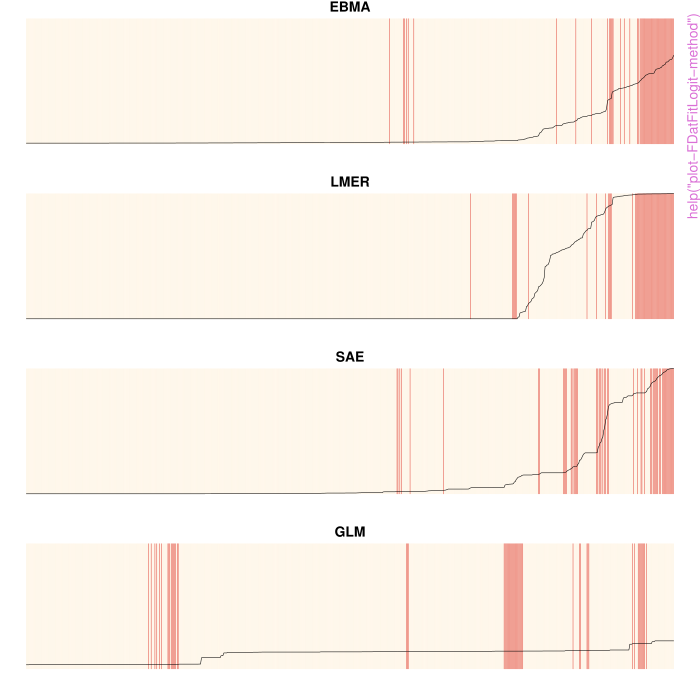

Write R code to recreate this figure.
pkgname <- "EBMAforecast"
source(file.path(R.home("share"), "R", "examples-header.R"))
options(warn = 1)
base::assign(".ExTimings", "EBMAforecast-Ex.timings", pos = 'CheckExEnv')
base::cat("name\tuser\tsystem\telapsed\n", file=base::get(".ExTimings", pos = 'CheckExEnv'))
base::assign(".format_ptime",
function(x) {
  if(!is.na(x[4L])) x[1L] <- x[1L] + x[4L]
  if(!is.na(x[5L])) x[2L] <- x[2L] + x[5L]
  options(OutDec = '.')
  format(x[1L:3L], digits = 7L)
},
pos = 'CheckExEnv')

### * </HEADER>
library('EBMAforecast')

base::assign(".oldSearch", base::search(), pos = 'CheckExEnv')
cleanEx()
nameEx("EBMAforecast")
### * EBMAforecast

flush(stderr()); flush(stdout())

base::assign(".ptime", proc.time(), pos = "CheckExEnv")
### Name: EBMAforecast
### Title: EBMAforecast
### Aliases: EBMAforecast EBMAforecast-package

### ** Examples

## Not run: 
##D demo(EBMAforecast)
##D demo(presForecast)
## End(Not run)



base::assign(".dptime", (proc.time() - get(".ptime", pos = "CheckExEnv")), pos = "CheckExEnv")
base::cat("EBMAforecast", base::get(".format_ptime", pos = 'CheckExEnv')(get(".dptime", pos = "CheckExEnv")), "\n", file=base::get(".ExTimings", pos = 'CheckExEnv'), append=TRUE, sep="\t")
cleanEx()
nameEx("ForecastData")
### * ForecastData

flush(stderr()); flush(stdout())

base::assign(".ptime", proc.time(), pos = "CheckExEnv")
### Name: ForecastData-class
### Title: An ensemble forecasting data object
### Aliases: ForecastData-class setModelNames<-
###   setModelNames<-,ForecastData-method setOutcomeCalibration<-
###   setOutcomeCalibration<-,ForecastData-method setOutcomeTest<-
###   setOutcomeTest<-,ForecastData-method setPredCalibration<-
###   setPredCalibration<-,ForecastData-method setPredTest<-
###   setPredTest<-,ForecastData-method

### ** Examples

## Not run: 
##D  data(calibrationSample)
##D 
##D data(testSample) 
##D this.ForecastData <- makeForecastData(.predCalibration=calibrationSample[,c("LMER", "SAE", "GLM")],
##D .outcomeCalibration=calibrationSample[,"Insurgency"],.predTest=testSample[,c("LMER", "SAE", "GLM")],
##D .outcomeTest=testSample[,"Insurgency"], .modelNames=c("LMER", "SAE", "GLM"))
##D 
##D ### to acces individual slots in the ForecastData object
##D getPredCalibration(this.ForecastData)
##D getOutcomeCalibration(this.ForecastData)
##D getPredTest(this.ForecastData)
##D getOutcomeTest(this.ForecastData)
##D getModelNames(this.ForecastData)
##D 
##D ### to assign individual slots, use set functions
##D 
##D setPredCalibration(this.ForecastData)<-calibrationSample[,c("LMER", "SAE", "GLM")]
##D setOutcomeCalibration(this.ForecastData)<-calibrationSample[,"Insurgency"]
##D setPredTest(this.ForecastData)<-testSample[,c("LMER", "SAE", "GLM")]
##D setOutcomeTest(this.ForecastData)<-testSample[,"Insurgency"]
##D setModelNames(this.ForecastData)<-c("LMER", "SAE", "GLM")
## End(Not run)



base::assign(".dptime", (proc.time() - get(".ptime", pos = "CheckExEnv")), pos = "CheckExEnv")
base::cat("ForecastData", base::get(".format_ptime", pos = 'CheckExEnv')(get(".dptime", pos = "CheckExEnv")), "\n", file=base::get(".ExTimings", pos = 'CheckExEnv'), append=TRUE, sep="\t")
cleanEx()
nameEx("calibrateEnsemble")
### * calibrateEnsemble

flush(stderr()); flush(stdout())

base::assign(".ptime", proc.time(), pos = "CheckExEnv")
### Name: calibrateEnsemble
### Title: Calibrate an ensemble Bayesian Model Averaging model
### Aliases: FDatFitLogit-class FDatFitNormal-class ForecastDataLogit-class
###   ForecastDataNormal-class calibrateEnsemble
###   calibrateEnsemble,ForecastData-method fitEnsemble
###   fitEnsemble,ForecastData-method fitEnsemble,ForecastDataLogit-method
###   fitEnsemble,ForecastDataNormal-method
### Keywords: EBMA calibrate

### ** Examples

## Not run: 
##D data(calibrationSample)
##D 
##D data(testSample) 
##D 
##D this.ForecastData <- makeForecastData(.predCalibration=calibrationSample[,c("LMER", "SAE", "GLM")],
##D .outcomeCalibration=calibrationSample[,"Insurgency"],.predTest=testSample[,c("LMER", "SAE", "GLM")],
##D .outcomeTest=testSample[,"Insurgency"], .modelNames=c("LMER", "SAE", "GLM"))
##D 
##D this.ensemble <- calibrateEnsemble(this.ForecastData, model="logit", tol=0.001, exp=3)
## End(Not run)




base::assign(".dptime", (proc.time() - get(".ptime", pos = "CheckExEnv")), pos = "CheckExEnv")
base::cat("calibrateEnsemble", base::get(".format_ptime", pos = 'CheckExEnv')(get(".dptime", pos = "CheckExEnv")), "\n", file=base::get(".ExTimings", pos = 'CheckExEnv'), append=TRUE, sep="\t")
cleanEx()
nameEx("compareModels")
### * compareModels

flush(stderr()); flush(stdout())

base::assign(".ptime", proc.time(), pos = "CheckExEnv")
### Name: compareModels
### Title: Function for comparing multiple models based on predictive
###   performance
### Aliases: CompareModels-class compareModels
###   compareModels,ForecastData-method

### ** Examples

## Not run: 
##D data(calibrationSample)
##D 
##D data(testSample) 
##D 
##D this.ForecastData <- makeForecastData(.predCalibration=calibrationSample[,c("LMER", "SAE", "GLM")],
##D .outcomeCalibration=calibrationSample[,"Insurgency"],.predTest=testSample[,c("LMER", "SAE", "GLM")],
##D .outcomeTest=testSample[,"Insurgency"], .modelNames=c("LMER", "SAE", "GLM"))
##D 
##D this.ensemble <- calibrateEnsemble(this.ForecastData, model="logit", tol=0.001, exp=3)
##D 
##D compareModels(this.ensemble,"calibration")
##D 
##D compareModels(this.ensemble,"test") 
## End(Not run)




base::assign(".dptime", (proc.time() - get(".ptime", pos = "CheckExEnv")), pos = "CheckExEnv")
base::cat("compareModels", base::get(".format_ptime", pos = 'CheckExEnv')(get(".dptime", pos = "CheckExEnv")), "\n", file=base::get(".ExTimings", pos = 'CheckExEnv'), append=TRUE, sep="\t")
cleanEx()
nameEx("makeForecastData")
### * makeForecastData

flush(stderr()); flush(stdout())

base::assign(".ptime", proc.time(), pos = "CheckExEnv")
### Name: makeForecastData
### Title: Build a ensemble forecasting data object
### Aliases: ForecastData-generic ForecastData-method makeForecastData
###   makeForecastData,ANY-method makeForecastData-method,
###   print,ForecastData-method print-method, setModelNames<-,
###   setOutcomeCalibration, setOutcomeTest<-, setPredCalibration,
###   setPredTest, show,ForecastData-method show-method

### ** Examples

 data(calibrationSample)

## Not run: 
##D data(testSample) 
##D this.ForecastData <- makeForecastData(.predCalibration=calibrationSample[,c("LMER", "SAE", "GLM")],
##D .outcomeCalibration=calibrationSample[,"Insurgency"],.predTest=testSample[,c("LMER", "SAE", "GLM")],
##D .outcomeTest=testSample[,"Insurgency"], .modelNames=c("LMER", "SAE", "GLM"))
##D 
##D ### to acces individual slots in the ForecastData object
##D getPredCalibration(this.ForecastData)
##D getOutcomeCalibration(this.ForecastData)
##D getPredTest(this.ForecastData)
##D getOutcomeTest(this.ForecastData)
##D getModelNames(this.ForecastData)
##D 
##D ### to assign individual slots, use set functions
##D 
##D setPredCalibration(this.ForecastData)<-calibrationSample[,c("LMER", "SAE", "GLM")]
##D setOutcomeCalibration(this.ForecastData)<-calibrationSample[,"Insurgency"]
##D setPredTest(this.ForecastData)<-testSample[,c("LMER", "SAE", "GLM")]
##D setOutcomeTest(this.ForecastData)<-testSample[,"Insurgency"]
##D setModelNames(this.ForecastData)<-c("LMER", "SAE", "GLM")
## End(Not run)




base::assign(".dptime", (proc.time() - get(".ptime", pos = "CheckExEnv")), pos = "CheckExEnv")
base::cat("makeForecastData", base::get(".format_ptime", pos = 'CheckExEnv')(get(".dptime", pos = "CheckExEnv")), "\n", file=base::get(".ExTimings", pos = 'CheckExEnv'), append=TRUE, sep="\t")
cleanEx()
nameEx("plot-FDatFitLogit-method")
### * plot-FDatFitLogit-method

flush(stderr()); flush(stdout())

base::assign(".ptime", proc.time(), pos = "CheckExEnv")
### Name: plot,FDatFitLogit-method
### Title: Plotting function for ensemble models of the class
###   "FDatFitLogit" or "FDatFitNormal", which are the objects created by
###   the 'calibrateEnsemble()' function.
### Aliases: plot,FDatFitLogit-method plot,FDatFitNormal-method

### ** Examples

data(calibrationSample)

data(testSample) 

this.ForecastData <- makeForecastData(.predCalibration=calibrationSample[,c("LMER", "SAE", "GLM")],
.outcomeCalibration=calibrationSample[,"Insurgency"],.predTest=testSample[,c("LMER", "SAE", "GLM")],
.outcomeTest=testSample[,"Insurgency"], .modelNames=c("LMER", "SAE", "GLM"))

this.ensemble <- calibrateEnsemble(this.ForecastData, model="logit", tol=0.001, exp=3)

plot(this.ensemble, period="calibration") 
plot(this.ensemble, period="test")




base::assign(".dptime", (proc.time() - get(".ptime", pos = "CheckExEnv")), pos = "CheckExEnv")
base::cat("plot-FDatFitLogit-method", base::get(".format_ptime", pos = 'CheckExEnv')(get(".dptime", pos = "CheckExEnv")), "\n", file=base::get(".ExTimings", pos = 'CheckExEnv'), append=TRUE, sep="\t")
cleanEx()
nameEx("summary-FDatFitLogit-method")
### * summary-FDatFitLogit-method

flush(stderr()); flush(stdout())

base::assign(".ptime", proc.time(), pos = "CheckExEnv")
### Name: summary,FDatFitLogit-method
### Title: Summary Function
### Aliases: SummaryForecastData-class print,SummaryForecastData-method
###   show,SummaryForecastData-method summary,FDatFitLogit-method
###   summary,FDatFitNormal-method

### ** Examples

## Not run: 
##D  data(calibrationSample)
##D 
##D data(testSample) 
##D 
##D this.ForecastData <- makeForecastData(.predCalibration=calibrationSample[,c("LMER", "SAE", "GLM")],
##D .outcomeCalibration=calibrationSample[,"Insurgency"],.predTest=testSample[,c("LMER", "SAE", "GLM")],
##D .outcomeTest=testSample[,"Insurgency"], .modelNames=c("LMER", "SAE", "GLM"))
##D 
##D this.ensemble <- calibrateEnsemble(this.ForecastData, model="logit", tol=0.001,exp=3)
##D 
##D summary(this.ensemble, period="calibration") 
##D 
##D summary(this.ensemble, period="test",showCoefs=FALSE)
## End(Not run)




base::assign(".dptime", (proc.time() - get(".ptime", pos = "CheckExEnv")), pos = "CheckExEnv")
base::cat("summary-FDatFitLogit-method", base::get(".format_ptime", pos = 'CheckExEnv')(get(".dptime", pos = "CheckExEnv")), "\n", file=base::get(".ExTimings", pos = 'CheckExEnv'), append=TRUE, sep="\t")
### * <FOOTER>
###
options(digits = 7L)
base::cat("Time elapsed: ", proc.time() - base::get("ptime", pos = 'CheckExEnv'),"\n")
grDevices::dev.off()
###
### Local variables: ***
### mode: outline-minor ***
### outline-regexp: "\\(> \\)?### [*]+" ***
### End: ***
quit('no')
